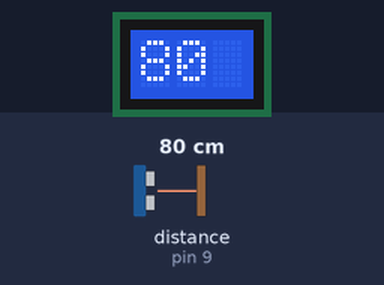
This sketch was run on a simulated Arduino Uno, built with avr-gcc and run on an emulated ATmega328P. Shown: 3×1 character LCD. The inputs (shaded band) are chosen by the test bench; at power-on: distance to the obstacle (sensor on pin 9) 80 cm. The echo pulse lasts 58.3 µs per cm.

Above: at 1.2 s.
1.3 s: distance to the obstacle (sensor on pin 9) set to 2 cm
At 3.0 s:
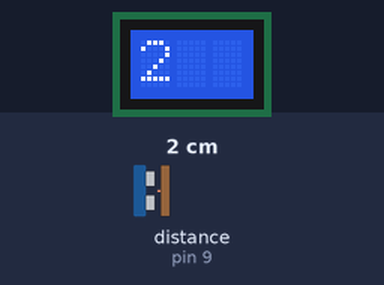
3.6 s: distance to the obstacle (sensor on pin 9) set to 4 cm
At 4.6 s:
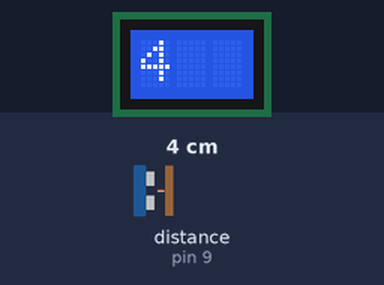
5.9 s: distance to the obstacle (sensor on pin 9) set to 9 cm
At 6.4 s:
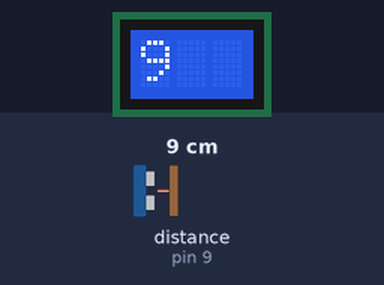
Timing chart, 0 to 8.9 s (numbered marks = the images above; inputs shaded):
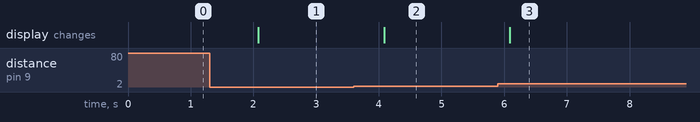

Measured:
- after the input at 1.3 s, the display: changes after 0.78 s (image 1)
- after the input at 3.6 s, the display: changes after 0.48 s (image 2)
- after the input at 5.9 s, the display: changes after 0.19 s (image 3)

The sketch:

exerc_ard_sensor_proximidade.ino
```cpp
#include <Ultrasonic.h>

#define pino_trigger 10
#define pino_echo 9

Ultrasonic us(pino_trigger, pino_echo);

#include <LiquidCrystal.h>

LiquidCrystal lcd(12,11,5,4,3,2);

unsigned long pM = 0;
int intervalo = 200;


void setup(){
  lcd.begin(3,1);

}

void loop(){

    lcd.clear();
    lcd.print(us.Ranging(CM));

    if(us.Ranging(CM) < 10){
      digitalWrite(8, HIGH);
    }
    else{
      digitalWrite(8, LOW);
    }

    delay(2000);

}
```
